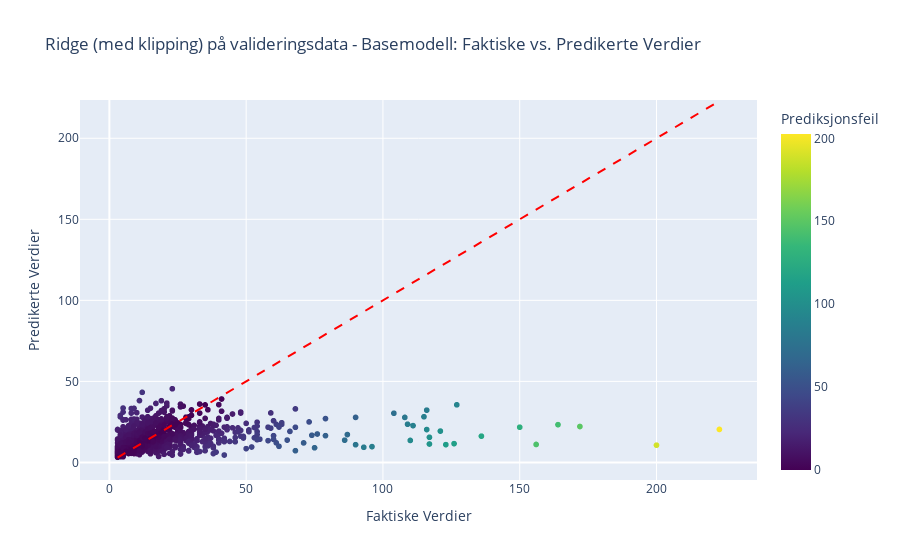

Notebook source saved alongside this figure:
### Code cell
# Log-transformer målvariabelen
y_train_log = np.log1p(y_train)  # log1p anvender log(1 + y) for å unngå problemer med log(0)

# Definer og tren ExtraTrees-modellen på log-transformert målvariabel
model_et = ExtraTreesRegressor(random_state=42)
model_et.fit(X_train_imputed, y_train_log)

# Evaluer på valideringsdata ved å predikere og anvende den inverse log-transformasjonen
y_val_pred_log = model_et.predict(X_val_imputed)
y_val_pred_et = np.expm1(y_val_pred_log)  # Bruk expm1 for å reversere log1p-transformasjonen

# Beregn RMSE på den opprinnelige skalaen
rmse_val_et = root_mean_squared_error(y_val, y_val_pred_et)
print(f"RMSE på Valideringssett (ExtraTrees med Log-transformasjon): {rmse_val_et:.3f}")
plot_actual_vs_pred(y_val, y_val_pred_et, "Ridge (med klipping) på valideringsdata - Basemodell")

### Figure 1 — Plotly figure (JSON) as saved in the notebook; plotly's stock layout.template omitted (floating-point values rounded to 4 significant figures; data arrays with more than 128 entries replaced by an {"elided": "..."} marker saying what was removed)
{"data": [{"hovertemplate": "Actual=%{x}<br>Predicted=%{y}<br>Prediksjonsfeil=%{marker.color}<extra></extra>", "legendgroup": "", "marker": {"color": {"elided": "1160 float values"}, "coloraxis": "coloraxis", "symbol": "circle"}, "mode": "markers", "name": "", "showlegend": false, "type": "scattergl", "x": {"elided": "1160 int values"}, "xaxis": "x", "y": {"elided": "1160 float values"}, "yaxis": "y"}], "layout": {"coloraxis": {"colorbar": {"title": {"text": "Prediksjonsfeil"}}, "colorscale": [[0, "#440154"], [0.1111, "#482878"], [0.2222, "#3e4989"], [0.3333, "#31688e"], [0.4444, "#26828e"], [0.5556, "#1f9e89"], [0.6667, "#35b779"], [0.7778, "#6ece58"], [0.8889, "#b5de2b"], [1, "#fde725"]]}, "legend": {"tracegroupgap": 0}, "shapes": [{"line": {"color": "Red", "dash": "dash"}, "name": "Perfekt Prediksjonslinje", "type": "line", "x0": 3, "x1": 223, "y0": 3, "y1": 223}], "title": {"text": "Ridge (med klipping) på valideringsdata - Basemodell: Faktiske vs. Predikerte Verdier"}, "xaxis": {"anchor": "y", "domain": [0, 1], "title": {"text": "Faktiske Verdier"}}, "yaxis": {"anchor": "x", "domain": [0, 1], "title": {"text": "Predikerte Verdier"}}}}
